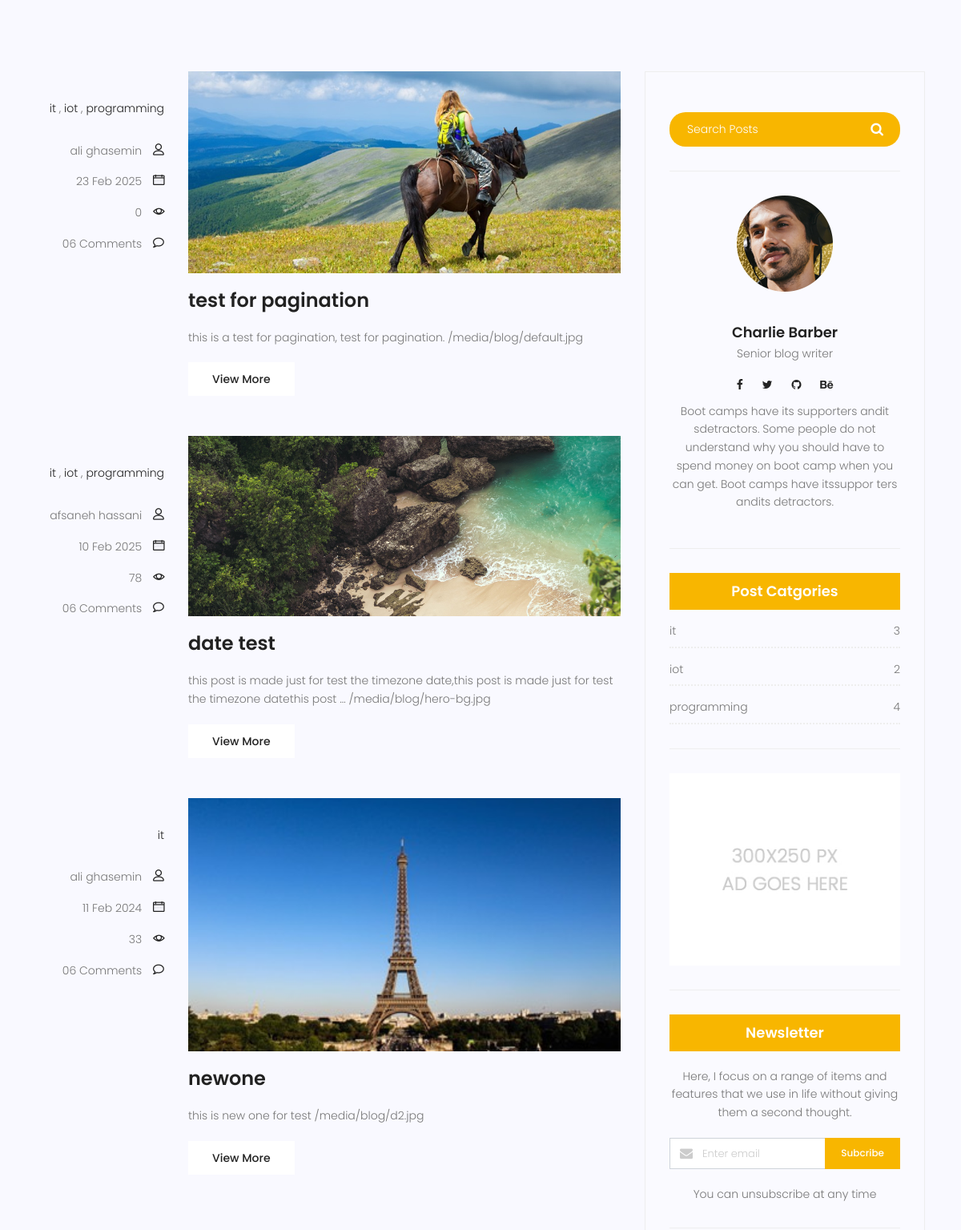
Before: /blog/ (middle part) with the older database file.
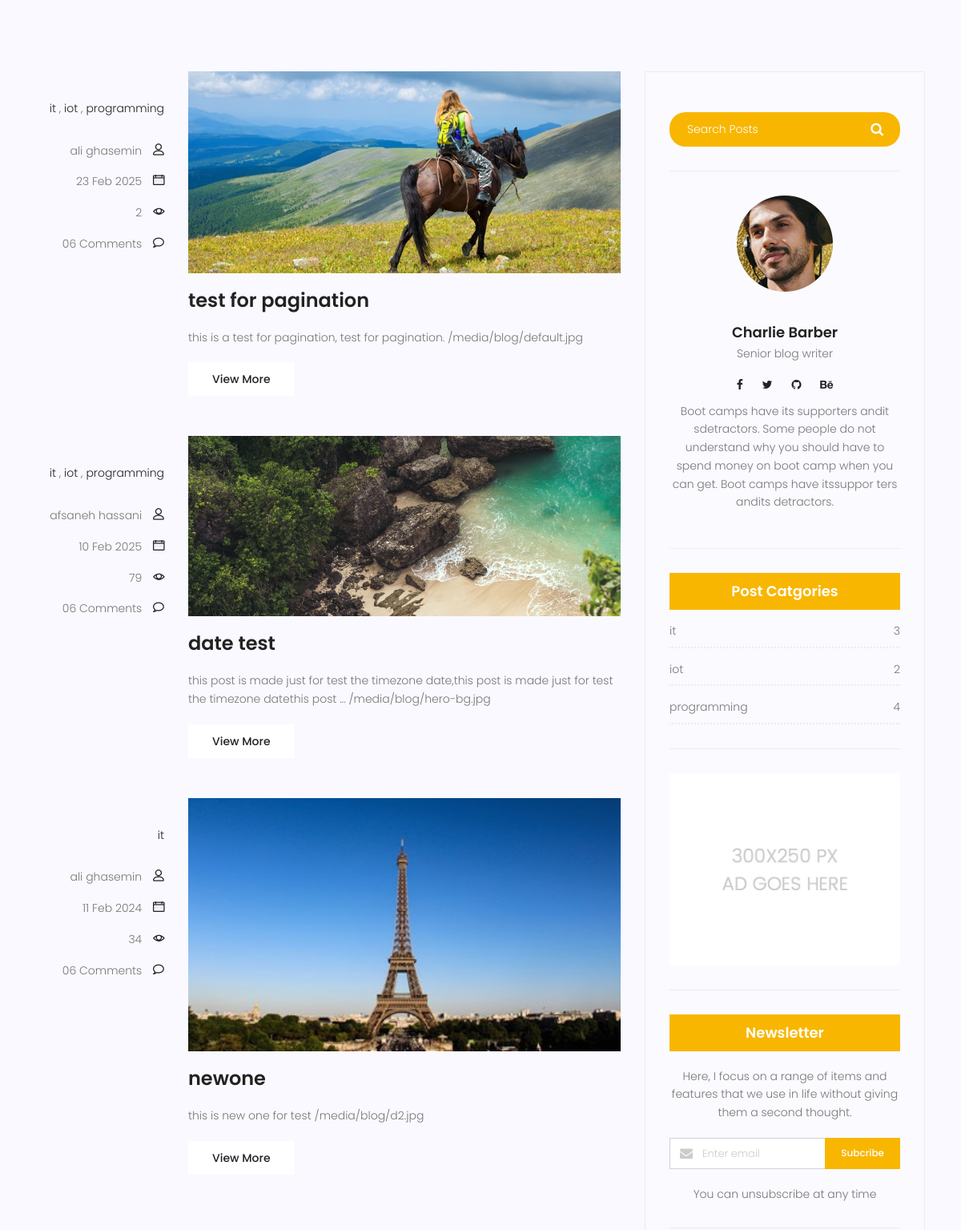
After: the same page with the newer database file.
### blog/models.py (models this page shows, shortened)
class Category(models.Model):
    name=models.CharField(max_length=255)
    def __str__(self):
        return self.name

class Post(models.Model):
    image=models.ImageField(upload_to='blog/',default='blog/default.jpg')
    author=models.ForeignKey(User,on_delete=models.SET_NULL,null=True)
    title=models.CharField(max_length=255)
    content=models.TextField()
    category=models.ManyToManyField(Category)
    counted_view=models.IntegerField(default=0)
    status=models.BooleanField(default=False)
    published_date=models.DateTimeField(null=True)
    created_date=models.DateTimeField(auto_now_add=True)
    updated_date=models.DateTimeField(auto_now=True)
    class Meta:
        ordering=['-created_date']

### blog/views.py (the view)
# urls.py: path('', blog_view, name='index'),
def blog_view(request,**kwargs):
    posts=Post.objects.filter(published_date__lte=timezone.now(),status=1)
    if kwargs.get('cat_name')!=None:
        posts=posts.filter(category__name=kwargs['cat_name'])
    if kwargs.get('author_username')!=None:
        posts=posts.filter(author__username=kwargs['author_username'])
    posts=Paginator(posts,3)
    try:
        page_number=request.GET.get('page')
        posts=posts.get_page(page_number)
    except PageNotAnInteger:
        posts=posts.get_page(1)
    except EmptyPage:
        posts=posts.get_page(1)
    context={'posts': posts}
    return render(request,'blog/blog-home.html',context)

### blog/templatetags/blog-tags.py (called while the page is built)
@register.inclusion_tag('blog/blog-post-categories.html')
def postcategories():
    posts=Post.objects.filter(status=1)
    categories=Category.objects.all()
    cat_dict={}
    for name in categories:
        cat_dict[name]=posts.filter(category=name).count()
    return {'categories':cat_dict}

### templates/blog/blog-home.html (shortened to what this page needs)
{% extends 'base.html' %}
{% load static %}
{% load blog-tags %}
{% block content %}
  <section class="top-category-widget-area pt-90 pb-90">
  </section>
  <section class="post-content-area">
    <div class="container">
      <div class="row">
        <div class="col-lg-8 posts-list">
          {%for post in posts%}
          <div class="single-post row">
            <div class="col-lg-3 col-md-3 meta-details">
              <ul class="tags">
                {%for cat in post.category.all%}
                <li> <a href='{% url 'blog:category' cat_name=cat.name %}'> {{cat.name}}</a> {%if not forloop.last %},{% endif %}</li>
                {%endfor%}
              </ul>
              <div class="user-details row">
                <p class="user-name col-lg-12 col-md-12 col-6">
                  <a href="{%url 'blog:author' author_username=post.author.username%}">{{post.author.get_full_name}}</a> <span class="lnr lnr-user"></span>
                </p>
                <p class="date col-lg-12 col-md-12 col-6">
                  <a href="#">{{post.published_date|date:'d M Y'}}</a> <span class="lnr lnr-calendar-full"></span>
                </p>
                <p class="view col-lg-12 col-md-12 col-6">
                  <a href="#">{{post.counted_view}}</a> <span class="lnr lnr-eye"></span>
                </p>
                <p class="comments col-lg-12 col-md-12 col-6">
                  <a href="#">06 Comments</a> <span class="lnr lnr-bubble"></span>
                </p>
              </div>
            </div>
            <div class="col-lg-9 col-md-9">
              <div class="feature-img">
                <img class="img-fluid" src="{{post.image.url}}" alt="" />
              </div>
              <a class="posts-title" href={% url 'blog:single' pid=post.id %}><h3>{{post.title}}</h3></a>
              <p class="excert">{{post.content|truncatewords:20}}
                {{post.image.url}}
              </p>
              <a href={% url 'blog:single' pid=post.id %} class="primary-btn">View More</a>
            </div>
          </div>
          {%endfor%}
          <nav class="blog-pagination justify-content-center d-flex">
          </nav>
        </div>
        <div class="col-lg-4 sidebar-widgets">
          <div class="widget-wrap">
            {%include 'blog/blog-search.html'%}
            {%include 'blog/blog-writer.html'%}
            {% postcategories %}
            {%include 'blog/blog-ads.html'%}
            {% include 'blog/blog-newsletter.html'%}
          </div>
        </div>
      </div>
    </div>
  </section>
{% endblock %}

### templates/base.html (shortened to what this page needs)
{% load static %}
<!DOCTYPE html>
<html lang="zxx" class="no-js">
<head>
        <link rel="stylesheet" href="{% static 'css/linearicons.css' %}">
        <link rel="stylesheet" href="{% static 'css/font-awesome.min.css' %}">
        <link rel="stylesheet" href="{% static 'css/bootstrap.css' %}">
        <link rel="stylesheet" href="{% static 'css/magnific-popup.css' %}">
        <link rel="stylesheet" href="{% static 'css/jquery-ui.css' %}">
        <link rel="stylesheet" href="{% static 'css/nice-select.css' %}">
        <link rel="stylesheet" href="{% static 'css/animate.min.css' %}">
        <link rel="stylesheet" href="{% static 'css/owl.carousel.css' %}">
        <link rel="stylesheet" href="{% static 'css/main.css' %}">
    </head>
    <body>
        {% block content %}
        {% endblock %}
		</body>
	</html>

### templates/blog/blog-search.html
{% load static %}
<div class="single-sidebar-widget search-widget">
    <form class="search-form" action="{% url 'blog:search' %}" method='get'>
      <input placeholder="Search Posts" name="s" type="text" onfocus="this.placeholder = ''" onblur="this.placeholder = 'Search Posts'" />
      <button type="submit"><i class="fa fa-search"></i></button>
    </form>
  </div>

### templates/blog/blog-writer.html
{% load static %}
<div class="single-sidebar-widget user-info-widget">
    <img src="{% static 'img/blog/user-info.png' %}" alt="" />
    <a href="#"><h4>Charlie Barber</h4></a>
    <p>Senior blog writer</p>
    <ul class="social-links">
      <li>
        <a href="#"><i class="fa fa-facebook"></i></a>
      </li>
      <li>
        <a href="#"><i class="fa fa-twitter"></i></a>
      </li>
      <li>
        <a href="#"><i class="fa fa-github"></i></a>
      </li>
      <li>
        <a href="#"><i class="fa fa-behance"></i></a>
      </li>
    </ul>
    <p>Boot camps have its supporters andit sdetractors. Some people do not understand why you should have to spend money on boot camp when you can get. Boot camps have itssuppor ters andits detractors.</p>
  </div>

### templates/blog/blog-post-categories.html
 {%load static  %}
<div class="single-sidebar-widget post-category-widget">
    <h4 class="category-title">Post Catgories</h4>
    <ul class="cat-list">
      {%for name,count in categories.items %}
      <li>
        <a href="{% url 'blog:category' cat_name=name%}" class="d-flex justify-content-between">
          <p>{{name}}</p>
          <p>{{count}}</p>
        </a>
      </li>
      {%endfor %}
    </ul>
  </div>

### templates/blog/blog-ads.html
{% load static %}
<div class="single-sidebar-widget ads-widget">
    <a href="#"><img class="img-fluid" src="{% static 'img/blog/ads-banner.jpg' %}" alt="" /></a>
  </div>

### templates/blog/blog-newsletter.html
{% load static %}
<div class="single-sidebar-widget newsletter-widget">
    <h4 class="newsletter-title">Newsletter</h4>
    <p>Here, I focus on a range of items and features that we use in life without giving them a second thought.</p>
    <div class="form-group d-flex flex-row">
      <div class="col-autos">
        <div class="input-group">
          <div class="input-group-prepend">
            <div class="input-group-text">
              <i class="fa fa-envelope" aria-hidden="true"></i>
            </div>
          </div>
          <input type="text" class="form-control" id="inlineFormInputGroup" placeholder="Enter email" onfocus="this.placeholder = ''" onblur="this.placeholder = 'Enter email'" />
        </div>
      </div>
      <a href="#" class="bbtns">Subcribe</a>
    </div>
    <p class="text-bottom">You can unsubscribe at any time</p>
  </div>

### templates/blog/blog-tags.html (shortened to what this page needs)
{% load static %}

Changed rows visible on the page:
changed Post "test for pagination": counted_view "0" → "2"
changed Post "date test": counted_view "78" → "79"
changed Post "newone": counted_view "33" → "34"
